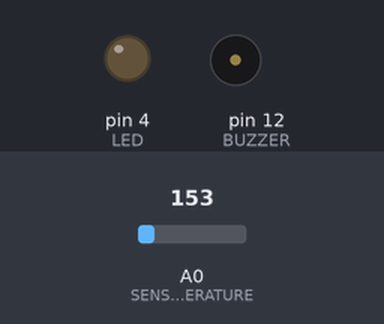
A sketch run on a simulated Arduino Uno, built with avr-gcc and run on an emulated ATmega328P. Parts: output pins drawn as LEDs (lit = HIGH), buzzer (waves = sounding). Inputs (shaded band) come from the test bench; at power-on: A0 (SENSOR_TEMPERATURE) = 153.

Above: at 1.2 s.
1.3 s: A0 (SENSOR_TEMPERATURE) set to 173
At 2.5 s:
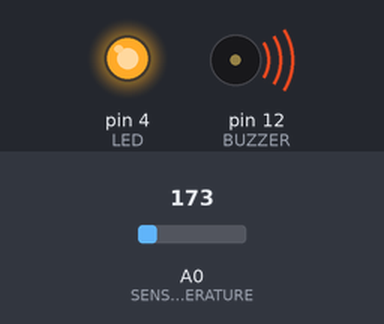
2.8 s: A0 (SENSOR_TEMPERATURE) set to 133
At 3.7 s:
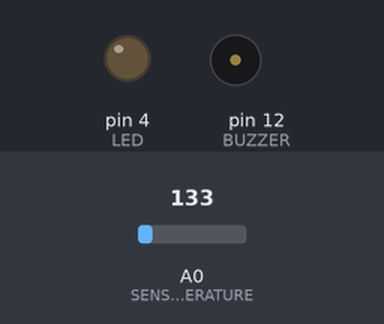
4.3 s: A0 (SENSOR_TEMPERATURE) set to 165
At 4.9 s:
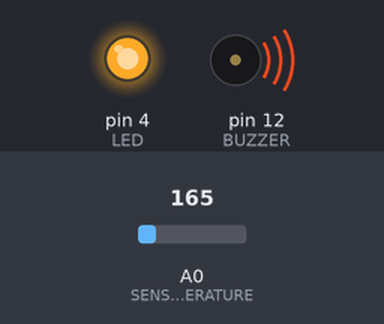
Timing chart, 0 to 7.3 s (numbered marks = the images above; inputs shaded):
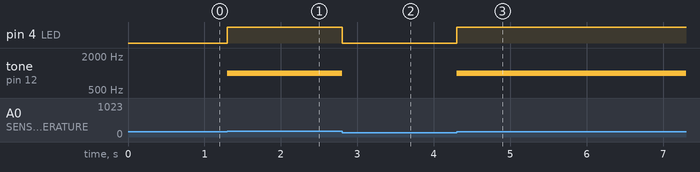

Measured:
- the behaviour switches between 163 and 164 on A0 (SENSOR_TEMPERATURE) (found by bisection; images 0 and 1)
- after the input at 1.3 s, pin 4 (LED): LOW → HIGH at once; tone on pin 12 (BUZZER): silent → 1000 Hz at once
- after the input at 2.8 s, pin 4 (LED): HIGH → LOW at once; tone on pin 12 (BUZZER): 1000 Hz → silent at once
- after the input at 4.3 s, pin 4 (LED): LOW → HIGH at once; tone on pin 12 (BUZZER): silent → 1000 Hz at once

The sketch:

sensor_temperature.ino
```cpp
#define LED 4
#define BUZZER 12
#define SENSOR_TEMPERATURE A0

void setup()
{
  pinMode(LED, OUTPUT);
  pinMode(BUZZER, OUTPUT);
  Serial.begin(9600);
}

void loop()
{
  int raw = analogRead(SENSOR_TEMPERATURE);

  float v = raw * (5.0 / 1024.0);

  float tempC = (v - 0.5) * 100.0;

  if (tempC > 30.0) {
    digitalWrite(LED, HIGH);
    tone(BUZZER, 1000);
  } else {
    digitalWrite(LED, LOW);
    noTone(BUZZER);
  }

}
```
